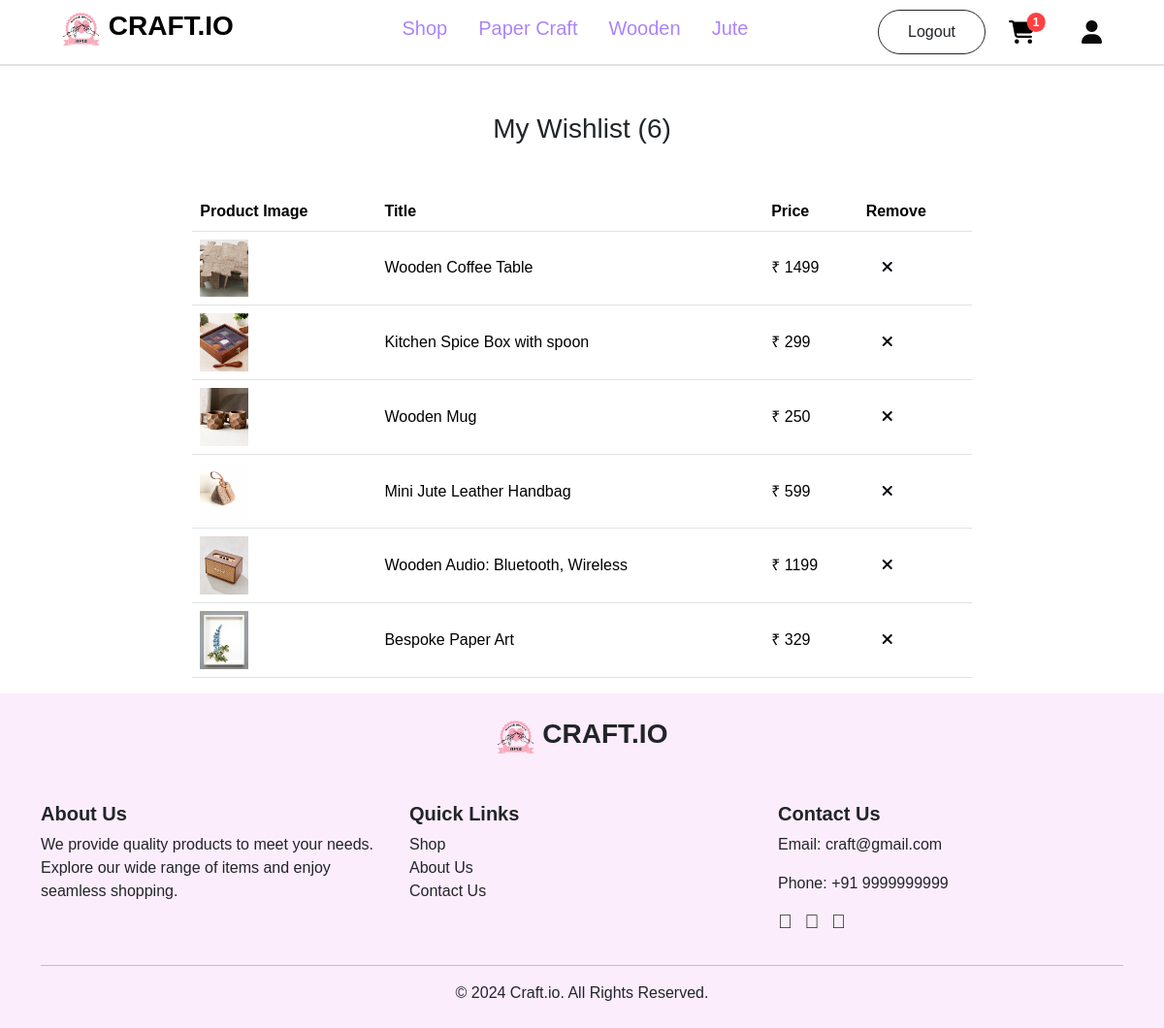
The app's page /customer/wishlist/ (signed in) with its own data.
### account/models.py (models this page shows, shortened)
class Wishlist(models.Model):
    user = models.ForeignKey(User, on_delete=models.CASCADE)
    product = models.ForeignKey(Productss, on_delete=models.CASCADE)

class Productss(models.Model):
    title=models.CharField(max_length=100)
    description=models.CharField(max_length=500)
    price=models.IntegerField()
    offerprice=models.IntegerField()
    image=models.ImageField(upload_to='product_images')
    stock=models.IntegerField()
    ShippingFee=models.CharField(max_length=100,default='Free')
    created_at = models.DateTimeField(default=timezone.now)
    options=(
        ('PaperCraft','PaperCraft'),
        ('Wooden','Wooden'),
        ('Jute','Jute'),
    )
    category=models.CharField(max_length=100,choices=options)

### customer/views.py (the view)
    def inner(request, *args, **kw):
        if request.user.is_authenticated:
            return fn(request, *args, **kw)
        else:
            messages.error(request, 'Please login First!!')
            return redirect('login')

### customer/context_processors.py (called while the page is built)
def item_count(request):
    if request.user.is_authenticated:
        cart_count=Cart.objects.filter(user=request.user).count()
        wishlist_count=Wishlist.objects.filter(user=request.user).count()
        order_count=Orders.objects.filter(user=request.user).count()
        return {'cart':cart_count,'wishlist':wishlist_count,'order':order_count}
    else:
        return {"cart":0,'wishlist':0,"order":0}

### customer/views.py (called while the page is built)
def signin_required(fn):
    def inner(request, *args, **kw):
        if request.user.is_authenticated:
            return fn(request, *args, **kw)
        else:
            messages.error(request, 'Please login First!!')
            return redirect('login')
    return inner

@signin_required
def wishlist_view(request):
    wishlist_items = Wishlist.objects.filter(user=request.user)
    return render(request, 'wishlist.html', {'wishlist_items': wishlist_items})

### customer/templates/wishlist.html
{% extends 'navbar.html' %}
{% block content %}
    {% if wishlist_items %}
    <div class="container mt-5">
        <h3 class="text-center">My Wishlist
            ({{wishlist}})
        </h3>
    <div class="table-container" style="width: 72%; margin: 0 auto;">
        <table class="table mt-5">
            <thead>
                <tr>
                    <th>Product Image</th>
                    <th>Title</th>
                    <th>Price</th>
                    <th>Remove</th>
                </tr>
            </thead>
            <tbody>
            {% for item in wishlist_items %}
                <tr class="align-middle">
                    <td>
                        <a href="{% url 'pdetail' item.product.id %}">
                            <img src="{{ item.product.image.url }}" alt="{{ item.product.title }}" class="img-fluid" height="50px" width="50px">
                        </a>
                    </td>
                    <td>{{ item.product.title }}</td>
                    <td>&#8377; {{ item.product.offerprice }}</td>
                    <td>
                        <a href="{% url 'remove_from_wishlist' item.product.id %}"  class="ms-3"><i class="fa-solid fa-xmark" style="color: #00040a;"></i></a>
                    </td>
                </tr>
            {% endfor %}
            </tbody>
        </table>
    </div>
</div>
    {% else %}
    <div style="display: flex; justify-content: center; align-items: center; height: 80vh;margin-top: 30px;">
        <img src="https://i.pinimg.com/originals/f6/e4/64/f6e464230662e7fa4c6a4afb92631aed.png" class="img-fluid rounded-top" alt=""/>
    </div>
    {% endif %}
{% endblock content %}

### customer/templates/navbar.html (style rules this page uses)
* { font-family: 'Parkinsans', sans-serif !important; }
.fa-solid { font-family: "Font Awesome 6 Free", sans-serif !important; }

### records on screen
Wishlist: product.image (picture), product "Wooden Coffee Table", product.offerprice "1499"
Wishlist: product.image (picture), product "Kitchen Spice Box with spoon", product.offerprice "299"
Wishlist: product.image (picture), product "Wooden Mug", product.offerprice "250"
Wishlist: product.image (picture), product "Mini Jute Leather Handbag", product.offerprice "599"
Wishlist: product.image (picture), product "Wooden Audio: Bluetooth, Wireless", product.offerprice "1199"
Wishlist: product.image (picture), product "Bespoke Paper Art", product.offerprice "329"

### other values on screen
{{ cart }} "1"
{{ wishlist }} "6"
